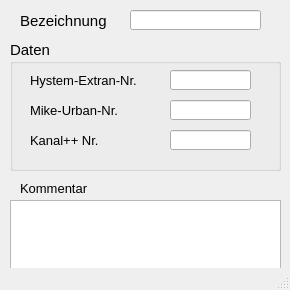
<?xml version="1.0" encoding="UTF-8"?>
<ui version="4.0">
 <class>MainWindow</class>
 <widget class="QMainWindow" name="MainWindow">
  <property name="geometry">
   <rect>
    <x>0</x>
    <y>0</y>
    <width>290</width>
    <height>290</height>
   </rect>
  </property>
  <property name="minimumSize">
   <size>
    <width>290</width>
    <height>290</height>
   </size>
  </property>
  <property name="font">
   <font>
    <family>Tahoma</family>
    <pointsize>10</pointsize>
   </font>
  </property>
  <property name="windowTitle">
   <string>Auslasstyp</string>
  </property>
  <property name="layoutDirection">
   <enum>Qt::LeftToRight</enum>
  </property>
  <widget class="QWidget" name="centralwidget">
   <widget class="QLabel" name="label_4">
    <property name="geometry">
     <rect>
      <x>20</x>
      <y>10</y>
      <width>121</width>
      <height>21</height>
     </rect>
    </property>
    <property name="font">
     <font>
      <family>Tahoma</family>
      <pointsize>11</pointsize>
     </font>
    </property>
    <property name="text">
     <string>Bezeichnung</string>
    </property>
    <property name="alignment">
     <set>Qt::AlignLeading|Qt::AlignLeft|Qt::AlignVCenter</set>
    </property>
   </widget>
   <widget class="QLineEdit" name="bezeichnung">
    <property name="geometry">
     <rect>
      <x>130</x>
      <y>10</y>
      <width>131</width>
      <height>20</height>
     </rect>
    </property>
    <property name="toolTip">
     <string>&lt;html&gt;&lt;head/&gt;&lt;body&gt;&lt;p&gt;Eindeutige Bezeichnung&lt;/p&gt;&lt;/body&gt;&lt;/html&gt;</string>
    </property>
    <property name="statusTip">
     <string>Eindeutige Bezeichnung</string>
    </property>
    <property name="text">
     <string/>
    </property>
   </widget>
   <widget class="QGroupBox" name="groupBox_3">
    <property name="geometry">
     <rect>
      <x>10</x>
      <y>40</y>
      <width>271</width>
      <height>131</height>
     </rect>
    </property>
    <property name="font">
     <font>
      <family>Tahoma</family>
      <pointsize>11</pointsize>
     </font>
    </property>
    <property name="title">
     <string>Daten</string>
    </property>
    <widget class="QLineEdit" name="he_nr">
     <property name="enabled">
      <bool>true</bool>
     </property>
     <property name="geometry">
      <rect>
       <x>160</x>
       <y>30</y>
       <width>81</width>
       <height>20</height>
      </rect>
     </property>
     <property name="font">
      <font>
       <family>Tahoma</family>
       <pointsize>10</pointsize>
      </font>
     </property>
     <property name="toolTip">
      <string>&lt;html&gt;&lt;head/&gt;&lt;body&gt;&lt;p&gt;Interne Nr., siehe HE-Editor: Hilfe &amp;gt; Aufzählungen: &amp;quot;Auslass-Typ&amp;quot;&lt;/p&gt;&lt;/body&gt;&lt;/html&gt;</string>
     </property>
     <property name="statusTip">
      <string>Interne Nr., siehe HE-Editor: Hilfe &gt; Aufzählungen: &quot;Auslass-Typ&quot;</string>
     </property>
     <property name="layoutDirection">
      <enum>Qt::RightToLeft</enum>
     </property>
     <property name="autoFillBackground">
      <bool>false</bool>
     </property>
     <property name="text">
      <string/>
     </property>
     <property name="frame">
      <bool>true</bool>
     </property>
    </widget>
    <widget class="QLineEdit" name="kp_nr">
     <property name="geometry">
      <rect>
       <x>160</x>
       <y>90</y>
       <width>81</width>
       <height>20</height>
      </rect>
     </property>
     <property name="font">
      <font>
       <family>Tahoma</family>
       <pointsize>10</pointsize>
      </font>
     </property>
     <property name="toolTip">
      <string>&lt;html&gt;&lt;head/&gt;&lt;body&gt;&lt;p&gt;Nr. des Auslasstyps entspr. Kanal++&lt;/p&gt;&lt;/body&gt;&lt;/html&gt;</string>
     </property>
     <property name="statusTip">
      <string>Nr. des Auslasstyps entspr. Kanal++</string>
     </property>
     <property name="text">
      <string/>
     </property>
    </widget>
    <widget class="QLabel" name="label">
     <property name="geometry">
      <rect>
       <x>20</x>
       <y>30</y>
       <width>141</width>
       <height>21</height>
      </rect>
     </property>
     <property name="font">
      <font>
       <family>Tahoma</family>
       <pointsize>10</pointsize>
      </font>
     </property>
     <property name="text">
      <string>&lt;html&gt;&lt;head/&gt;&lt;body&gt;&lt;p&gt;Hystem-Extran-Nr.&lt;/p&gt;&lt;/body&gt;&lt;/html&gt;</string>
     </property>
     <property name="alignment">
      <set>Qt::AlignLeading|Qt::AlignLeft|Qt::AlignVCenter</set>
     </property>
    </widget>
    <widget class="QLineEdit" name="mu_nr">
     <property name="enabled">
      <bool>true</bool>
     </property>
     <property name="geometry">
      <rect>
       <x>160</x>
       <y>60</y>
       <width>81</width>
       <height>20</height>
      </rect>
     </property>
     <property name="font">
      <font>
       <family>Tahoma</family>
       <pointsize>10</pointsize>
      </font>
     </property>
     <property name="toolTip">
      <string>&lt;html&gt;&lt;head/&gt;&lt;body&gt;&lt;p&gt;Nr. des Auslasstyps entspr. Mike Urban&lt;/p&gt;&lt;/body&gt;&lt;/html&gt;</string>
     </property>
     <property name="statusTip">
      <string>Nr. des Auslasstyps entspr. Mike Urban</string>
     </property>
     <property name="layoutDirection">
      <enum>Qt::RightToLeft</enum>
     </property>
     <property name="autoFillBackground">
      <bool>false</bool>
     </property>
     <property name="text">
      <string/>
     </property>
     <property name="frame">
      <bool>true</bool>
     </property>
    </widget>
    <widget class="QLabel" name="label_2">
     <property name="geometry">
      <rect>
       <x>20</x>
       <y>60</y>
       <width>121</width>
       <height>21</height>
      </rect>
     </property>
     <property name="font">
      <font>
       <family>Tahoma</family>
       <pointsize>10</pointsize>
      </font>
     </property>
     <property name="text">
      <string>Mike-Urban-Nr.</string>
     </property>
     <property name="alignment">
      <set>Qt::AlignLeading|Qt::AlignLeft|Qt::AlignVCenter</set>
     </property>
    </widget>
    <widget class="QLabel" name="label_3">
     <property name="geometry">
      <rect>
       <x>20</x>
       <y>90</y>
       <width>121</width>
       <height>21</height>
      </rect>
     </property>
     <property name="font">
      <font>
       <family>Tahoma</family>
       <pointsize>10</pointsize>
      </font>
     </property>
     <property name="text">
      <string>Kanal++ Nr.</string>
     </property>
     <property name="alignment">
      <set>Qt::AlignLeading|Qt::AlignLeft|Qt::AlignVCenter</set>
     </property>
    </widget>
   </widget>
   <widget class="QTextEdit" name="kommentar">
    <property name="geometry">
     <rect>
      <x>10</x>
      <y>200</y>
      <width>271</width>
      <height>71</height>
     </rect>
    </property>
    <property name="minimumSize">
     <size>
      <width>0</width>
      <height>0</height>
     </size>
    </property>
    <property name="toolTip">
     <string>&lt;html&gt;&lt;head/&gt;&lt;body&gt;&lt;p&gt;Platz für zusätzliche Kommentare.&lt;/p&gt;&lt;/body&gt;&lt;/html&gt;</string>
    </property>
    <property name="statusTip">
     <string>Platz für zusätzliche Kommentare.</string>
    </property>
   </widget>
   <widget class="QLabel" name="label_15">
    <property name="geometry">
     <rect>
      <x>20</x>
      <y>180</y>
      <width>81</width>
      <height>16</height>
     </rect>
    </property>
    <property name="text">
     <string>Kommentar</string>
    </property>
   </widget>
  </widget>
  <widget class="QStatusBar" name="statusbar"/>
 </widget>
 <tabstops>
  <tabstop>bezeichnung</tabstop>
  <tabstop>he_nr</tabstop>
  <tabstop>mu_nr</tabstop>
  <tabstop>kp_nr</tabstop>
 </tabstops>
 <resources/>
 <connections/>
</ui>
